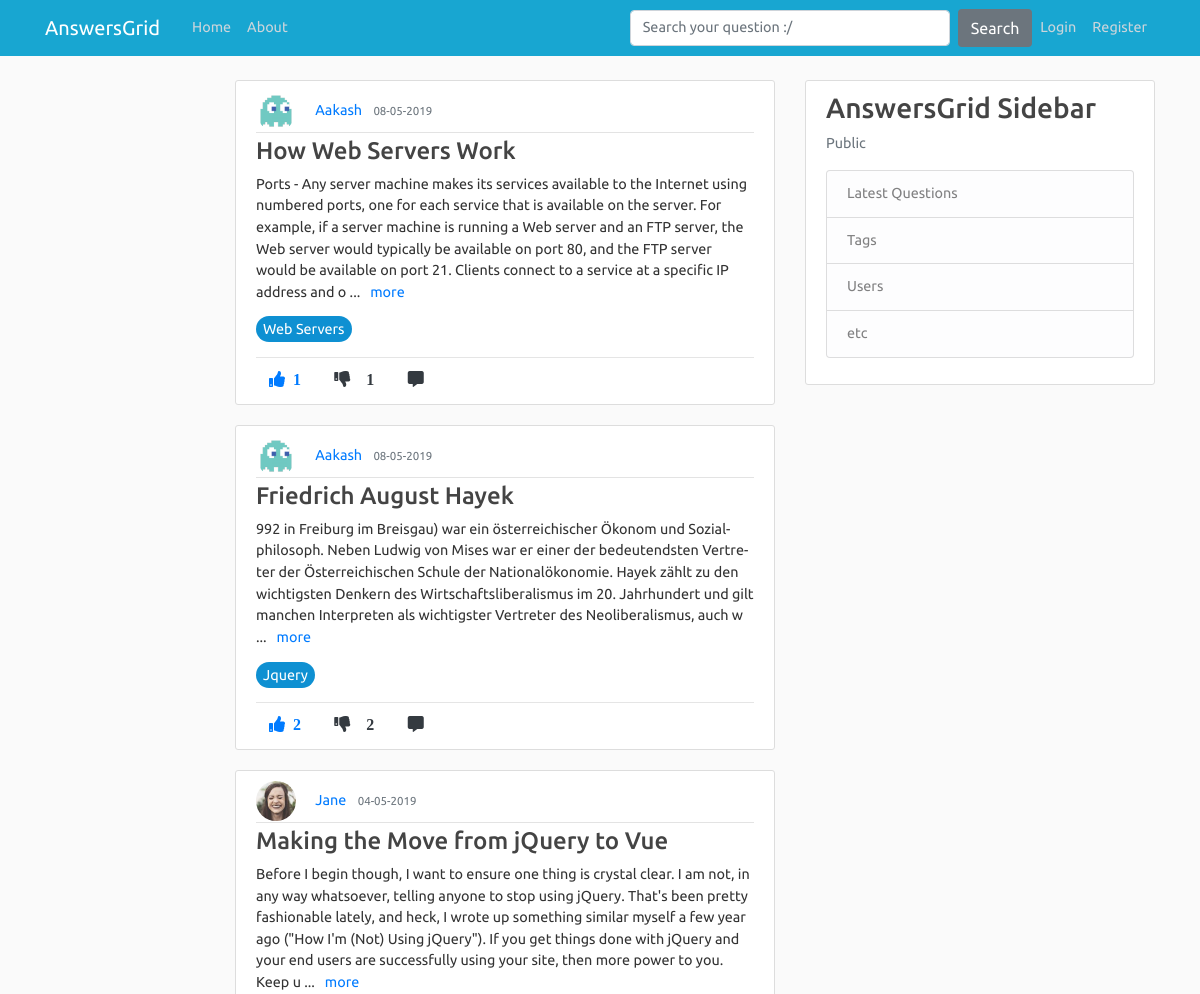
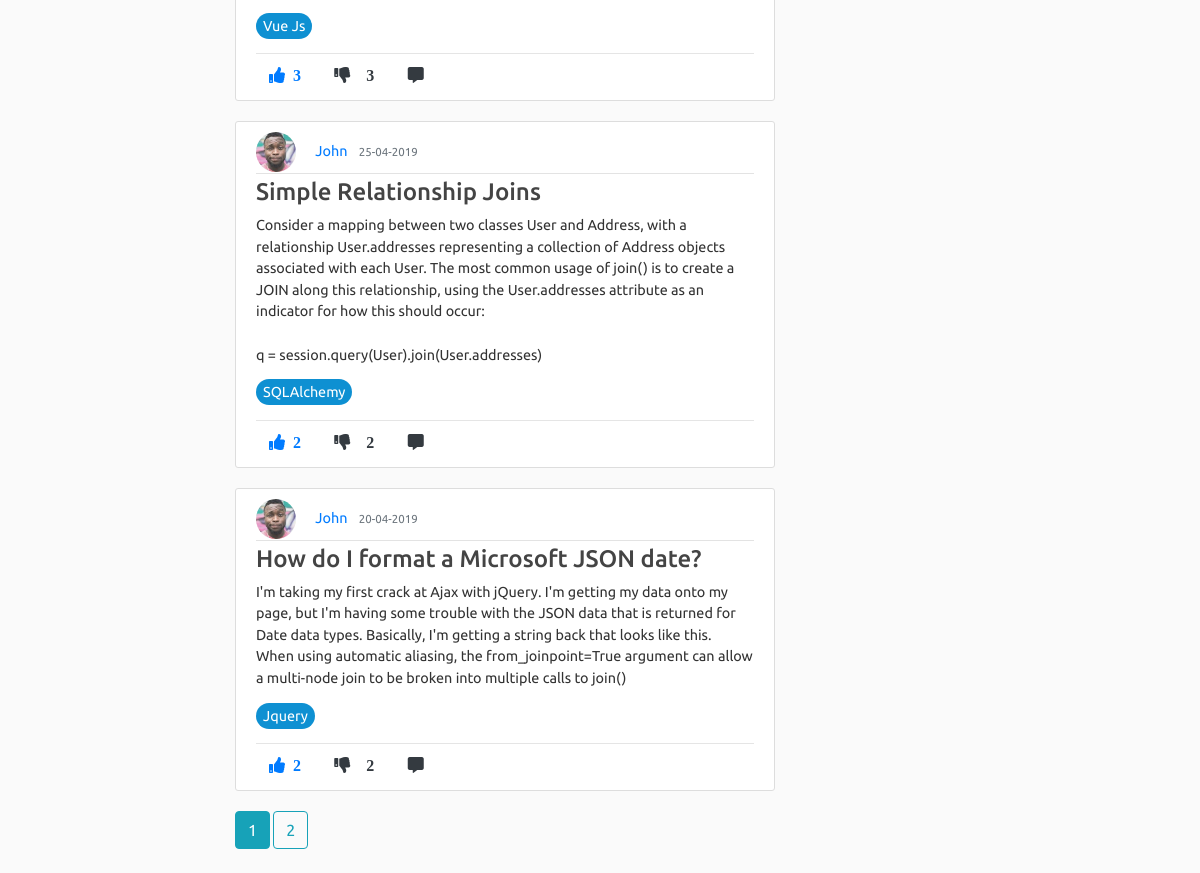
The page /home on the database its author committed (2 pictures, top to bottom).
### application/models.py (models this page shows, shortened)
class Post(db.Model):
    id = db.Column(db.Integer, primary_key=True)
    title = db.Column(db.String(100), nullable=False)
    content = db.Column(db.Text, nullable=False)
    date_posted = db.Column(db.DateTime, nullable=False, default=datetime.utcnow)
    like_count = db.Column(db.Integer, nullable=False, default=0)
    dislike_count = db.Column(db.Integer, nullable=False, default=0)
    user_id = db.Column(db.Integer, db.ForeignKey('user.id'), nullable=False)
    comments = db.relationship('Comment', backref='commentOnPost', lazy=True)

class User(db.Model, UserMixin):
    id = db.Column(db.Integer, primary_key=True)
    username = db.Column(db.String(20), unique=True, nullable=False)
    email = db.Column(db.String(120), unique=True, nullable=False)
    image_file = db.Column(db.String(20), nullable=False, default='default.jpg')
    password = db.Column(db.String(60), nullable=False)
    posts = db.relationship('Post', backref='author', lazy=True)
    comments = db.relationship('Comment', backref='author', lazy=True)

class tagposts(db.Model):
    id = db.Column(db.Integer, primary_key=True, nullable=False)
    post_id = db.Column(db.Integer, db.ForeignKey('post.id'), nullable=False)
    tag_id = db.Column(db.Integer, db.ForeignKey('tags.tag_id'), nullable=False)

class Tags(db.Model):
    tag_id = db.Column(db.Integer, primary_key=True, nullable=False)
    tag_title = db.Column(db.String,nullable=False)

### application/routes.py (the view)
@app.route("/")
@app.route("/home")
def home():
    page = request.args.get('page',1,type=int)
    posts = Post.query.order_by(Post.date_posted.desc()).paginate(page=page, per_page=5)
    voted = Vote.query.order_by(Vote.post_id.desc())
    joinedTables = db.session.query(tagposts.post_id,tagposts.tag_id,Tags.tag_title,Post.title,Post.user_id,Post.like_count,Post.content).join(Tags).join(Post).all()
    return render_template('home.html', posts=posts, voted=voted, joinedTables=joinedTables)

### application/templates/home.html (shortened to what this page needs)
{% extends "layout.html" %}
{% block content %}
      {% for post in posts.items %}
        <article class="media content-section">
          <div class="media-body">
            <img class="rounded-circle article-img" src="{{ url_for('static', filename='profile_pics/' + post.author.image_file) }}">
            <a class="mr-2" href="{{ url_for('user_posts', username=post.author.username) }}">{{ post.author.username }}</a>
            <small class="text-muted">{{ post.date_posted.strftime('%d-%m-%Y') }}</small>
            <div class="article-metadata">
            </div>
            <h4><a class="article-title" href="{{ url_for('post', post_id=post.id) }}">{{ post.title }}</a></h4>
            <p class="article-content comment more">{{ post.content }}</p>
            {% for tag in joinedTables %}
            {% if post.id in tag %}
            <a class="article-content tag-style" href="{{ url_for('tags', tag_title=tag.tag_title) }}">{{ tag.tag_title }}</a>
            {% endif %}
            {% endfor %}<hr>
           <div class="footRow">
            {%  if current_user.is_authenticated %}
              <a id="/vote/{{post.id}}/{{current_user.id}}" onclick="contentDisp(this);"><i class="fas fa-thumbs-up mr-1 btn text-primary upvote"><span class="ml-2 likes-count" id="like">{{ post.like_count }}</span></i></a>
              <a href="{{ url_for('downvote', post_id=post.id, user_id=current_user.id) }}"><i class="fas fa-thumbs-down mr-1 btn text-dark"><span id="demo" class="ml-3">{{ post.dislike_count }}</i></a>
              <a href="{{url_for('comment_post', post_id=post.id)}}"><i class="fas fa-comment-alt mr-1 btn text-dark"></i></a>
              {% else %}
              <a href="{{url_for('login')}}"><i class="fas fa-thumbs-up mr-1 btn text-primary upvote"><span class="ml-2 likes-count">{{ post.like_count }}</span></i></a>
              <a href="{{url_for('login')}}"><i class="fas fa-thumbs-down mr-1 btn text-dark"><span id="demo" class="ml-3">{{ post.like_count }}</i></a>
              <a href="{{url_for('comment_post', post_id=post.id)}}"><i class="fas fa-comment-alt mr-1 btn text-dark"></i></a>
            {% endif %}
            </div>
          </div>
        </article>
      {% endfor %}
    {% for page_num in posts.iter_pages(left_edge=1, right_edge=1, left_current=1, right_current=2) %}
      {% if page_num %}
        {% if posts.page == page_num %}
          <a class="btn btn-info mb-4" href="{{ url_for('home', page=page_num) }}">{{ page_num }}</a>
        {% else %}
          <a class="btn btn-outline-info mb-4" href="{{ url_for('home', page=page_num) }}">{{ page_num }}</a>
        {% endif %}
      {% else %}
      ...
      {% endif %}
    {% endfor %}
{% endblock content %}

### application/static/main.css (style rules this page uses)
body { background: #fafafa; color: #333333; margin-top: 5rem; }
h1, h2, h3, h4, h5, h6 { color: #444444; }
.content-section { background: #ffffff; padding: 10px 20px; border: 1px solid #dddddd; border-radius: 3px; margin-bottom: 20px; }
.article-title { color: #444444; }
.article-content { white-space: pre-line; }
.article-img { height: 40px; width: 40px; margin-right: 16px; }
.article-metadata { padding-bottom: 1px; margin-bottom: 4px; border-bottom: 1px solid #e3e3e3 }

### application/templates/layout.html (style rules this page uses)
body { color: #333333; margin-top: 5rem; font-size: .9rem; font-weight: 400; line-height: 1.5; font-family: 'Ubuntu', sans-serif; }
img { display: inline; }
.footRow { margin-top: -10px; }
.tag-style { margin-right: 3px; padding: 5px 7px; border-radius: 50px; color: white; background-color: #0e90d2; }

### rows shown on the page
Post: image_file (picture), author.username "Aakash", date_posted "08-05-2019", title "How Web Servers Work", content "Ports - Any server machine makes its services available to the Internet using numbered ports, one for each service that is available on the server. For example, if a server machine is running a Web server and an FTP server, the Web server would typically be available on port 80, and the FTP server would be available on port 21. Clients connect to a service at a specific IP address and o", like_count "1"
tagposts: tag_title "Web Servers"
Post: image_file (picture), author.username "Aakash", date_posted "08-05-2019", title "Friedrich August Hayek", content "992 in Frei­burg im Breis­gau) war ein öster­reichi­scher Öko­nom und Sozial­philo­soph. Neben Ludwig von Mises war er einer der bedeu­tends­ten Vertre­ter der Öster­reichi­schen Schule der National­ökono­mie. Hayek zählt zu den wichtigs­ten Denkern des Wirt­schafts­liberalis­mus im 20. Jahr­hundert und gilt manchen Inter­preten als wichtigs­ter Vertre­ter des Neo­libera­lismus, auch w", like_count "2"
tagposts: tag_title "Jquery"
Post: image_file (picture), author.username "Jane", date_posted "04-05-2019", title "Making the Move from jQuery to Vue", content "Before I begin though, I want to ensure one thing is crystal clear. I am not, in any way whatsoever, telling anyone to stop using jQuery. That's been pretty fashionable lately, and heck, I wrote up something similar myself a few year ago (\"How I'm (Not) Using jQuery\"). If you get things done with jQuery and your end users are successfully using your site, then more power to you. Keep u", like_count "3"
tagposts: tag_title "Vue Js"
Post: image_file (picture), author.username "John", date_posted "25-04-2019", title "Simple Relationship Joins", content "Consider a mapping between two classes User and Address, with a relationship User.addresses representing a collection of Address objects associated with each User. The most common usage of join() is to create a JOIN along this relationship, using the User.addresses attribute as an indicator for how this should occur: q = session.query(User).join(User.addresses)", like_count "2"
tagposts: tag_title "SQLAlchemy"
Post: image_file (picture), author.username "John", date_posted "20-04-2019", title "How do I format a Microsoft JSON date?", content "I'm taking my first crack at Ajax with jQuery. I'm getting my data onto my page, but I'm having some trouble with the JSON data that is returned for Date data types. Basically, I'm getting a string back that looks like this. When using automatic aliasing, the from_joinpoint=True argument can allow a multi-node join to be broken into multiple calls to join()", like_count "2"
tagposts: tag_title "Jquery"

### other values the page prints
{{ page_num }} "1"
{{ page_num }} "2"
